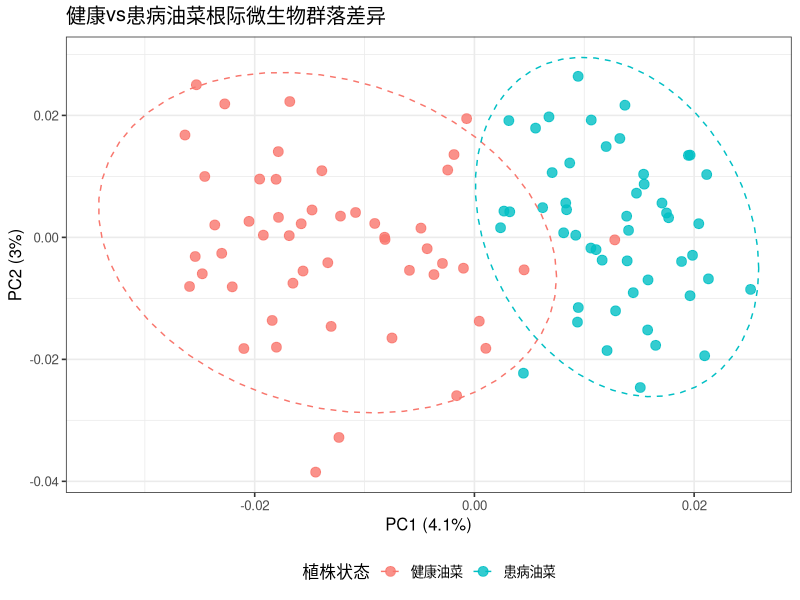

Source code (R):
## ---- chunk 1
set.seed(123)
library(ggplot2)
library(vegan)

# 模拟100个样本：50个健康，50个患病
n_samples <- 100
group <- data.frame(
  sample = paste0("sample_", 1:n_samples),
  group = rep(c("健康油菜", "患病油菜"), each = 50)
)

# 模拟200个细菌OTU丰度表
otu <- matrix(rpois(n_samples * 200, lambda = 8), nrow = n_samples, ncol = 200)
colnames(otu) <- paste0("OTU_", 1:200)
rownames(otu) <- group$sample

# 关键：Sphingopyxis（OTU_1）在健康油菜中丰度高5倍
otu[1:50, 1] <- otu[1:50, 1] * 5

# 标准分析流程
otu_hellinger <- decostand(otu, method = "hellinger")
bray_dist <- vegdist(otu_hellinger, method = "bray")
pcoa <- cmdscale(bray_dist, k = 2, eig = TRUE)
pcoa_df <- as.data.frame(pcoa$points)
colnames(pcoa_df) <- c("PC1", "PC2")
pcoa_df$group <- group$group
eig_percent <- pcoa$eig / sum(pcoa$eig) * 100

# 绘制PCoA图
ggplot(pcoa_df, aes(x = PC1, y = PC2, color = group)) +
  geom_point(size = 3, alpha = 0.8) +
  stat_ellipse(level = 0.95, linetype = 2) +
  labs(title = "健康vs患病油菜根际微生物群落差异",
       x = paste0("PC1 (", round(eig_percent[1], 1), "%)"),
       y = paste0("PC2 (", round(eig_percent[2], 1), "%)"),
       color = "植株状态") +
  theme_bw(base_size = 12) +
  theme(legend.position = "bottom")
